Frame 1 (no input): blank canvas, image omitted
Frame 60 (no input): blank canvas, image omitted
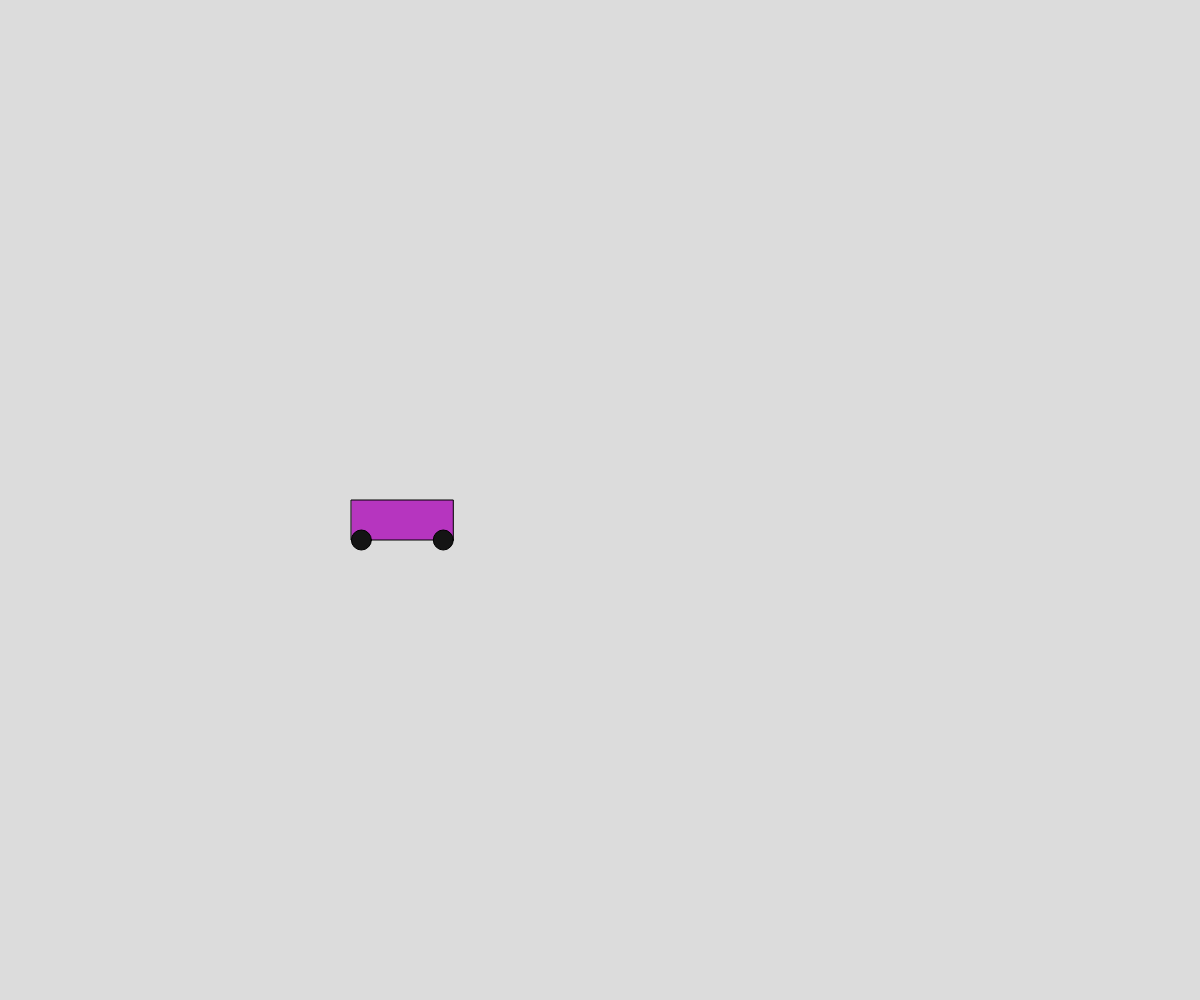
Frame 120 (the mouse pressed at the canvas centre since frame 60)

The p5.js sketch whose frames 1 and 60 were blank and that drew this single picture after the mouse press (run headless with seeded random() and noise() and a simulated clock; from frame 60 on, the mouse is pressed at the canvas centre):

// p5.js sketch
// ── sketch.js
let cars = [];
let myCar, yourCar;
function setup() {
  createCanvas(innerWidth, innerHeight);

}

function draw() {
  background(220);
  for(let i =0;i<cars.length;i++) {
    cars[i].drawCar();
    cars[i].moveCar();
  }
}

function mousePressed() {
  let randomColour = color(random(0,255), random(0,255), random(0,255));
  let newCar = new Car(mouseX,mouseY,random(50,200),randomColour,20);
  cars.push(newCar);
}

// ── car.js
class Car {
  constructor(x,y,size,colour,wheel) {
    this.x = x;
    this.y = y;
    this.size = size;
    this.colour =  colour;
    this.wheel = wheel; 
    this.speed = random(1,5);
  }

  drawCar() {
    fill(this.colour);
    rect(this.x,this.y,this.size, 40);
    fill(20);
    ellipse(this.x+10,this.y+40,this.wheel);
    ellipse(this.x+this.size-10,this.y+40,this.wheel);
  }

  moveCar() {
    this.x -= this.speed;
    if(this.x <0 || this.x>width-this.size) {
      this.speed = -this.speed;
    }
  }
}
